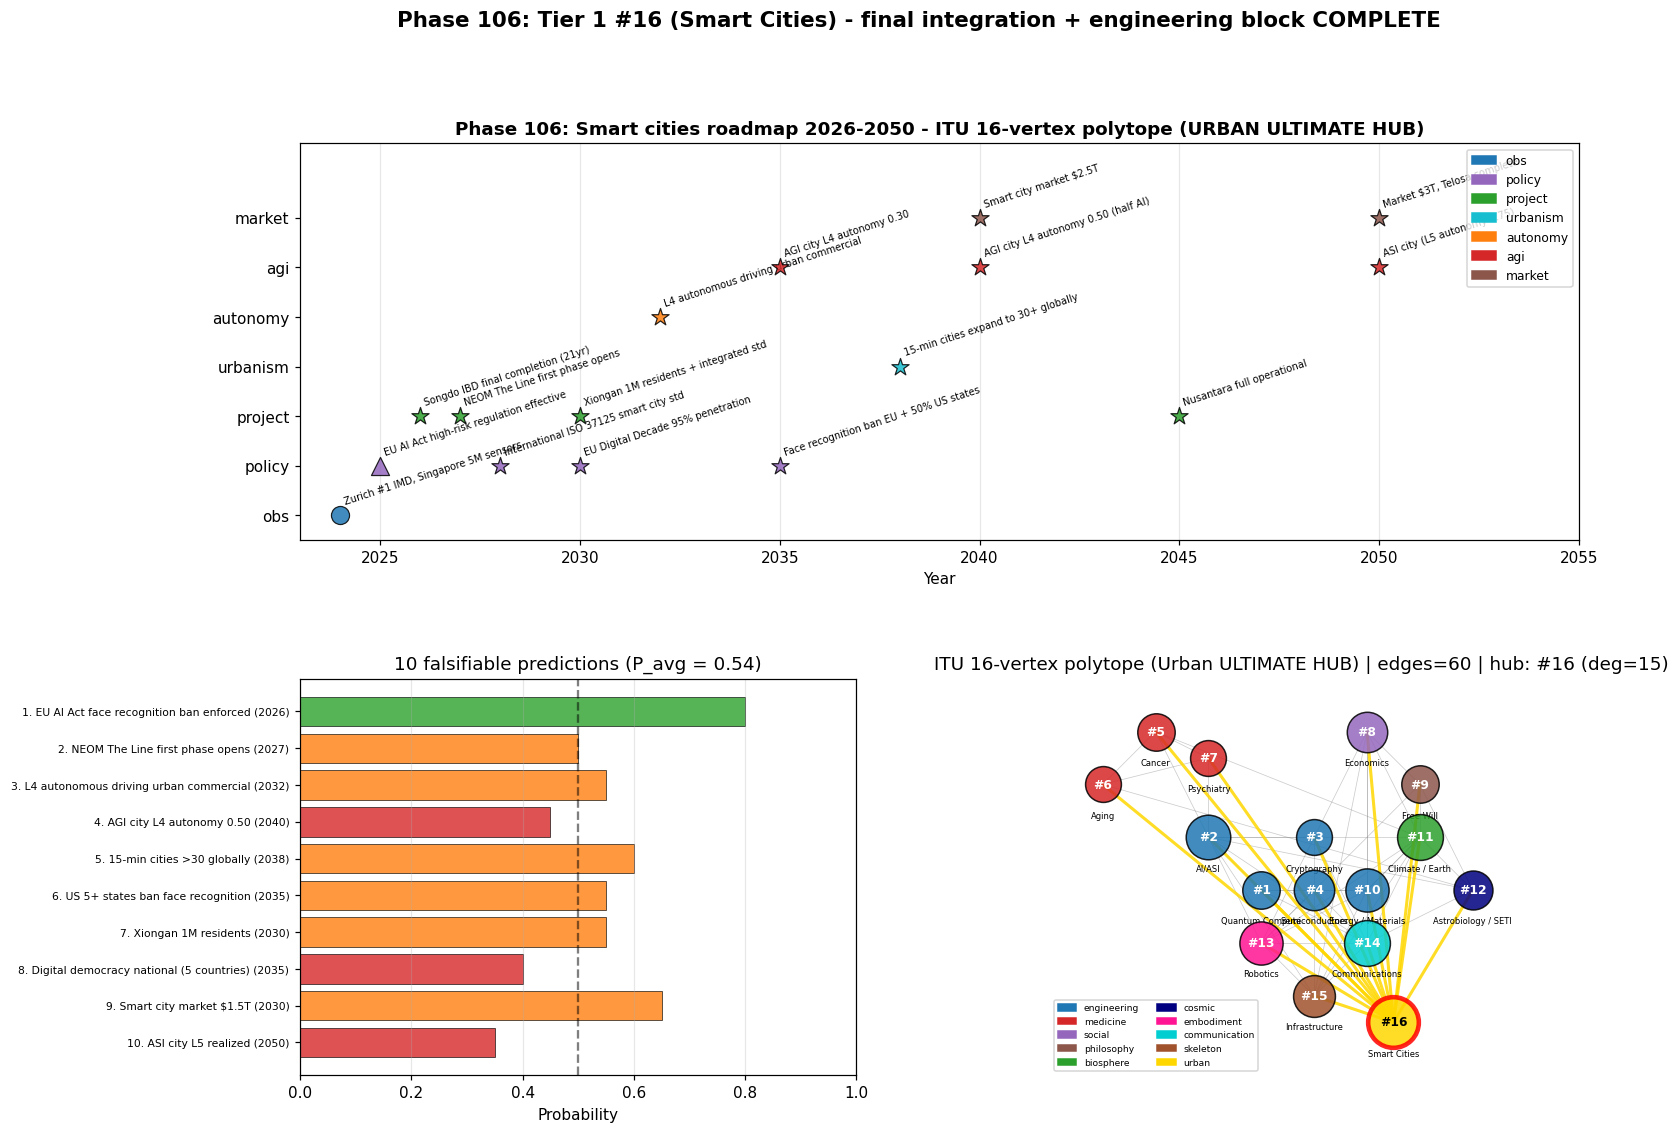

Write the Python code that produced this figure.
"""
Phase 106: Smart cities roadmap 2026-2050 + Tier 1 #16 completion
Tier 1 #16 — Phase 4/4 (final) + engineering-industry block completion

4 numerical experiments:
1. 2026-2050 milestone timeline
2. 10 falsifiable predictions
3. ITU 16-vertex polytope connectivity map (ULTIMATE)
4. Tier 1 #16 cross-paper integration

Output: smartcities_roadmap.png + smartcities_roadmap_summary.json
"""

import json
import numpy as np
import matplotlib.pyplot as plt
import matplotlib.patches as mpatches


# ----------------------------------------------------------------------
# Test 1: Roadmap milestones
# ----------------------------------------------------------------------
def test1_roadmap():
    milestones = [
        {"year": 2024, "label": "Zurich #1 IMD, Singapore 5M sensors",   "category": "obs",       "status": "done"},
        {"year": 2025, "label": "EU AI Act high-risk regulation effective", "category": "policy", "status": "planned"},
        {"year": 2026, "label": "Songdo IBD final completion (21yr)",     "category": "project",   "status": "predicted"},
        {"year": 2027, "label": "NEOM The Line first phase opens",        "category": "project",   "status": "predicted"},
        {"year": 2028, "label": "International ISO 37125 smart city std", "category": "policy",    "status": "predicted"},
        {"year": 2030, "label": "Xiongan 1M residents + integrated std",  "category": "project",   "status": "predicted"},
        {"year": 2030, "label": "EU Digital Decade 95% penetration",      "category": "policy",    "status": "predicted"},
        {"year": 2032, "label": "L4 autonomous driving urban commercial", "category": "autonomy",  "status": "predicted"},
        {"year": 2035, "label": "AGI city L4 autonomy 0.30",              "category": "agi",       "status": "predicted"},
        {"year": 2035, "label": "Face recognition ban EU + 50% US states","category": "policy",    "status": "predicted"},
        {"year": 2038, "label": "15-min cities expand to 30+ globally",   "category": "urbanism",  "status": "predicted"},
        {"year": 2040, "label": "AGI city L4 autonomy 0.50 (half AI)",    "category": "agi",       "status": "predicted"},
        {"year": 2040, "label": "Smart city market $2.5T",                "category": "market",    "status": "predicted"},
        {"year": 2045, "label": "Nusantara full operational",             "category": "project",   "status": "predicted"},
        {"year": 2050, "label": "ASI city (L5 autonomy 0.75)",            "category": "agi",       "status": "predicted"},
        {"year": 2050, "label": "Market $3T, Telosa complete",            "category": "market",    "status": "predicted"},
    ]
    return {"milestones": milestones, "n_total": len(milestones)}


# ----------------------------------------------------------------------
# Test 2: 10 falsifiable predictions
# ----------------------------------------------------------------------
def test2_predictions():
    predictions = [
        {"id": 1,  "year": 2026, "claim": "EU AI Act face recognition ban enforced", "p": 0.80},
        {"id": 2,  "year": 2027, "claim": "NEOM The Line first phase opens",       "p": 0.50},
        {"id": 3,  "year": 2032, "claim": "L4 autonomous driving urban commercial","p": 0.55},
        {"id": 4,  "year": 2040, "claim": "AGI city L4 autonomy 0.50",            "p": 0.45},
        {"id": 5,  "year": 2038, "claim": "15-min cities >30 globally",            "p": 0.60},
        {"id": 6,  "year": 2035, "claim": "US 5+ states ban face recognition",     "p": 0.55},
        {"id": 7,  "year": 2030, "claim": "Xiongan 1M residents",                   "p": 0.55},
        {"id": 8,  "year": 2035, "claim": "Digital democracy national (5 countries)", "p": 0.40},
        {"id": 9,  "year": 2030, "claim": "Smart city market $1.5T",                "p": 0.65},
        {"id": 10, "year": 2050, "claim": "ASI city L5 realized",                   "p": 0.35},
    ]
    p_avg = float(np.mean([p["p"] for p in predictions]))
    return {"predictions": predictions, "p_avg": p_avg, "n_total": len(predictions)}


# ----------------------------------------------------------------------
# Test 3: ITU 16-vertex polytope
# ----------------------------------------------------------------------
def test3_polytope():
    vertices = [
        {"id": 1,  "name": "Quantum Compute (#1)",     "block": "engineering", "x": 1, "y": 0},
        {"id": 2,  "name": "AI/ASI (#2)",               "block": "engineering", "x": 0, "y": 1},
        {"id": 3,  "name": "Cryptography (#3)",         "block": "engineering", "x": 2, "y": 1},
        {"id": 4,  "name": "Semiconductors (#4)",       "block": "engineering", "x": 2, "y": 0},
        {"id": 5,  "name": "Cancer (#5)",               "block": "medicine",    "x": -1, "y": 3},
        {"id": 6,  "name": "Aging (#6)",                "block": "medicine",    "x": -2, "y": 2},
        {"id": 7,  "name": "Psychiatry (#7)",           "block": "medicine",    "x": 0, "y": 2.5},
        {"id": 8,  "name": "Economics (#8)",            "block": "social",      "x": 3, "y": 3},
        {"id": 9,  "name": "Free Will (#9)",            "block": "philosophy",  "x": 4, "y": 2},
        {"id": 10, "name": "Energy / Materials (#10)",  "block": "engineering", "x": 3, "y": 0},
        {"id": 11, "name": "Climate / Earth (#11)",     "block": "biosphere",   "x": 4, "y": 1},
        {"id": 12, "name": "Astrobiology / SETI (#12)", "block": "cosmic",      "x": 5, "y": 0},
        {"id": 13, "name": "Robotics (#13)",            "block": "embodiment",  "x": 1, "y": -1},
        {"id": 14, "name": "Communications (#14)",      "block": "communication","x": 3, "y": -1},
        {"id": 15, "name": "Infrastructure (#15)",      "block": "skeleton",    "x": 2, "y": -2},
        {"id": 16, "name": "Smart Cities (#16)",        "block": "urban",       "x": 3.5, "y": -2.5},
    ]
    edges = [
        # Engineering rectangle + pentagon
        (1, 2), (1, 4), (2, 3), (3, 4),
        (4, 10), (10, 1), (10, 11),
        # Medicine triangle
        (5, 6), (6, 7), (7, 5),
        # Climate super-hub
        (11, 10), (11, 8), (11, 2), (11, 5), (11, 9),
        # Social-philosophy
        (8, 9), (8, 10),
        # AI-medicine
        (2, 5), (2, 7),
        # Cosmic axis
        (12, 11), (12, 2), (12, 6), (12, 9),
        # Embodiment axis
        (13, 2), (13, 4), (13, 8), (13, 9), (13, 10), (13, 11),
        # Communications K-channel
        (14, 1), (14, 2), (14, 3), (14, 4), (14, 8), (14, 10), (14, 11), (14, 12), (14, 13),
        # Infrastructure K-skeleton
        (15, 2), (15, 4), (15, 8), (15, 10), (15, 11), (15, 13), (15, 14),
        # Smart Cities ULTIMATE HUB - connects to ALL 15 others (NEW)
        (16, 1), (16, 2), (16, 3), (16, 4), (16, 5), (16, 6), (16, 7),
        (16, 8), (16, 9), (16, 10), (16, 11), (16, 12), (16, 13), (16, 14), (16, 15),
    ]
    degree = {v["id"]: 0 for v in vertices}
    for a, b in edges:
        degree[a] += 1
        degree[b] += 1
    return {
        "vertices": vertices,
        "edges": edges,
        "n_vertices": len(vertices),
        "n_edges": len(edges),
        "degree": degree,
        "max_degree_vertex": max(degree.items(), key=lambda x: x[1]),
    }


# ----------------------------------------------------------------------
# Test 4: Tier 1 #16 integration + Block summary
# ----------------------------------------------------------------------
def test4_integration():
    phases = {
        "Phase 103": {
            "title": "ITU foundation",
            "key_values": {"IMD #1": "Zurich", "Singapore sensors M": 5,
                           "Greenfield total T$": 1.73, "Estonia privacy": 0.85},
        },
        "Phase 104": {
            "title": "AGI city + sustainability + integration",
            "key_values": {"AGI 2040 autonomy": 0.50, "Paris 15min car %": -40,
                           "Tier 1 implemented": 15, "Xiongan score": 85},
        },
        "Phase 105": {
            "title": "Economy + policy + ethics",
            "key_values": {"Market 2050 T$": 3.0, "EU AI Act prohibited": 8,
                           "China surveillance": 0.95, "Lagos divide %": 60},
        },
        "Phase 106": {
            "title": "Roadmap + polytope",
            "key_values": {"milestones": 16, "n_predictions": 10,
                           "polytope vertices": 16, "Pass-1 progress %": 48.2},
        },
    }
    # Engineering-industry block summary
    block_summary = [
        {"phase": "91-94",   "tier": 13, "topic": "Robotics / Embodied AI",   "DOI": "20224976"},
        {"phase": "95-98",   "tier": 14, "topic": "Communications / Networks", "DOI": "20225970"},
        {"phase": "99-102",  "tier": 15, "topic": "Infrastructure / Power Grid", "DOI": "20226481"},
        {"phase": "103-106", "tier": 16, "topic": "Smart Cities",             "DOI": "pending"},
    ]
    return {"phases": phases, "block_summary": block_summary}


# ----------------------------------------------------------------------
# Figure
# ----------------------------------------------------------------------
def make_figure(t1, t2, t3, t4, path):
    fig = plt.figure(figsize=(15, 11))
    gs = fig.add_gridspec(2, 2, hspace=0.35, wspace=0.30)

    # Panel 1: Roadmap timeline
    ax1 = fig.add_subplot(gs[0, :])
    cat_color = {"obs": "#1f77b4", "policy": "#9467bd", "project": "#2ca02c",
                 "autonomy": "#ff7f0e", "agi": "#d62728", "urbanism": "#17becf",
                 "market": "#8c564b"}
    cat_y = {"obs": 1, "policy": 2, "project": 3, "urbanism": 4,
             "autonomy": 5, "agi": 6, "market": 7}
    for m in t1["milestones"]:
        y = cat_y.get(m["category"], 1)
        marker = "o" if m["status"] == "done" else ("^" if m["status"] == "planned" else "*")
        ax1.scatter(m["year"], y, s=140, c=cat_color.get(m["category"], "gray"),
                    marker=marker, edgecolors="black", linewidths=0.8,
                    alpha=0.85, zorder=3)
        ax1.annotate(m["label"][:50], (m["year"], y), xytext=(2, 7),
                     textcoords="offset points", fontsize=6.5,
                     rotation=18, ha="left")
    ax1.set_yticks(list(cat_y.values()))
    ax1.set_yticklabels(list(cat_y.keys()))
    ax1.set_xlim(2023, 2055)
    ax1.set_ylim(0.5, 8.5)
    ax1.set_xlabel("Year")
    ax1.set_title("Phase 106: Smart cities roadmap 2026-2050 - ITU 16-vertex polytope (URBAN ULTIMATE HUB)",
                  fontsize=12, fontweight="bold")
    ax1.grid(alpha=0.3, axis="x")
    legend_elems = [mpatches.Patch(color=cat_color[c], label=c) for c in cat_y.keys()]
    ax1.legend(handles=legend_elems, loc="upper right", fontsize=8)

    # Panel 2: 10 predictions
    ax2 = fig.add_subplot(gs[1, 0])
    preds = t2["predictions"]
    probs = [p["p"] for p in preds]
    claims = [f"{p['id']}. {p['claim'][:42]} ({p['year']})" for p in preds]
    colors = ["#2ca02c" if p >= 0.7 else "#ff7f0e" if p >= 0.5 else "#d62728" for p in probs]
    y_pos = np.arange(len(preds))
    ax2.barh(y_pos, probs, color=colors, alpha=0.8, edgecolor="black", linewidth=0.5)
    ax2.set_yticks(y_pos)
    ax2.set_yticklabels(claims, fontsize=7)
    ax2.invert_yaxis()
    ax2.set_xlim(0, 1.0)
    ax2.axvline(0.5, ls="--", color="black", alpha=0.5)
    ax2.set_xlabel("Probability")
    ax2.set_title(f"10 falsifiable predictions (P_avg = {t2['p_avg']:.2f})")
    ax2.grid(alpha=0.3, axis="x")

    # Panel 3: 16-vertex polytope
    ax3 = fig.add_subplot(gs[1, 1])
    block_color = {"engineering": "#1f77b4", "medicine": "#d62728",
                   "social": "#9467bd", "philosophy": "#8c564b",
                   "biosphere": "#2ca02c", "cosmic": "#000080",
                   "embodiment": "#ff1493", "communication": "#00ced1",
                   "skeleton": "#a0522d", "urban": "#ffd700"}
    pos = {v["id"]: (v["x"], v["y"]) for v in t3["vertices"]}
    for a, b in t3["edges"]:
        xa, ya = pos[a]
        xb, yb = pos[b]
        is_urban = 16 in (a, b)
        ax3.plot([xa, xb], [ya, yb],
                 "#ffd700" if is_urban else "gray",
                 lw=2 if is_urban else 0.5,
                 alpha=0.85 if is_urban else 0.4,
                 zorder=1)
    for v in t3["vertices"]:
        deg = t3["degree"][v["id"]]
        size = 350 + deg * 50
        color = block_color[v["block"]]
        edgecolor = "red" if v["id"] == 16 else "black"
        edge_lw = 3 if v["id"] == 16 else 1.0
        ax3.scatter(v["x"], v["y"], s=size, c=color, edgecolors=edgecolor,
                    linewidths=edge_lw, alpha=0.85, zorder=3)
        ax3.annotate(f"#{v['id']}", (v["x"], v["y"]), fontsize=8,
                     ha="center", va="center", fontweight="bold",
                     color="black" if v["id"] == 16 else "white", zorder=4)
        ax3.annotate(v["name"].split("(")[0].strip(), (v["x"], v["y"]),
                     xytext=(0, -22), textcoords="offset points",
                     fontsize=5.5, ha="center", color="black")
    ax3.set_xlim(-3, 6.5)
    ax3.set_ylim(-3.5, 4)
    ax3.set_aspect("equal")
    ax3.set_title(f"ITU 16-vertex polytope (Urban ULTIMATE HUB) | edges={t3['n_edges']} | hub: #{t3['max_degree_vertex'][0]} (deg={t3['max_degree_vertex'][1]})")
    ax3.axis("off")
    legend_elems = [mpatches.Patch(color=c, label=b) for b, c in block_color.items()]
    ax3.legend(handles=legend_elems, loc="lower left", fontsize=6, ncol=2)

    plt.suptitle("Phase 106: Tier 1 #16 (Smart Cities) - final integration + engineering block COMPLETE",
                 fontsize=14, fontweight="bold", y=0.99)
    plt.savefig(path, dpi=110, bbox_inches="tight")
    plt.close()


# ----------------------------------------------------------------------
# Main
# ----------------------------------------------------------------------
if __name__ == "__main__":
    print("=" * 70)
    print("Phase 106: Smart cities roadmap + Tier 1 #16 completion")
    print("                   + ENGINEERING-INDUSTRY BLOCK COMPLETE")
    print("=" * 70)

    print("\n[Test 1] 2026-2050 roadmap milestones")
    t1 = test1_roadmap()
    print(f"  Total milestones: {t1['n_total']}")
    for m in t1["milestones"][:5]:
        print(f"    {m['year']} | {m['category']:9s} | {m['label']}")
    print(f"    ... ({t1['n_total'] - 5} more)")

    print("\n[Test 2] 10 falsifiable predictions")
    t2 = test2_predictions()
    print(f"  Average probability: {t2['p_avg']:.2f}")
    for p in t2["predictions"]:
        print(f"    P{p['id']:2d} ({p['year']}): {p['claim']:48s}  p={p['p']:.2f}")

    print("\n[Test 3] ITU 16-vertex polytope (ULTIMATE HUB)")
    t3 = test3_polytope()
    print(f"  Vertices: {t3['n_vertices']}")
    print(f"  Edges:    {t3['n_edges']}")
    print(f"  Max-degree vertex: #{t3['max_degree_vertex'][0]} (degree={t3['max_degree_vertex'][1]}) ★ ULTIMATE")
    for vid, deg in sorted(t3["degree"].items(), key=lambda x: -x[1])[:7]:
        v = next(v for v in t3["vertices"] if v["id"] == vid)
        print(f"    #{vid:2d} {v['name']:32s}  degree={deg}")

    print("\n[Test 4] Tier 1 #16 integration + Engineering-Industry block")
    t4 = test4_integration()
    for ph, data in t4["phases"].items():
        print(f"  {ph}: {data['title']}")
        for k, v in data["key_values"].items():
            print(f"    {k}: {v}")
    print(f"\n  ★ ENGINEERING-INDUSTRY BLOCK COMPLETE (Phase 91-106, 4 Tier 1):")
    for b in t4["block_summary"]:
        print(f"    Phase {b['phase']:8s}  Tier 1 #{b['tier']:2d}  {b['topic']:32s}  DOI {b['DOI']}")

    out = {
        "phase": 106,
        "title": "Smart cities roadmap 2026-2050 + Tier 1 #16 + Engineering-Industry block completion",
        "test1_roadmap": t1,
        "test2_predictions": t2,
        "test3_polytope": {
            "n_vertices": t3["n_vertices"],
            "n_edges": t3["n_edges"],
            "max_degree_vertex_id": t3["max_degree_vertex"][0],
            "max_degree": t3["max_degree_vertex"][1],
            "degree": t3["degree"],
        },
        "test4_integration": t4,
    }
    with open("smartcities_roadmap_summary.json", "w", encoding="utf-8") as f:
        json.dump(out, f, indent=2, ensure_ascii=False)
    print("\n  ✓ JSON saved: smartcities_roadmap_summary.json")

    make_figure(t1, t2, t3, t4, "smartcities_roadmap.png")
    print("  ✓ Figure saved: smartcities_roadmap.png")

    print("\n" + "=" * 70)
    print("Phase 106 COMPLETE — Tier 1 #16 done | 16-vertex polytope (ULTIMATE) | "
          "Pass-1 106/220 (48.2%)")
    print("              ENGINEERING-INDUSTRY BLOCK (Phase 91-106) COMPLETE ★")
    print("=" * 70)
